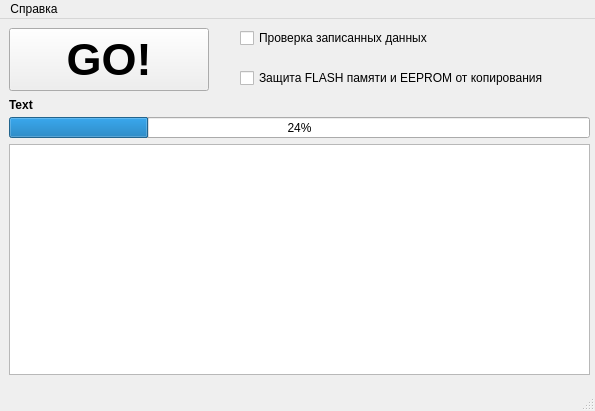
<?xml version="1.0" encoding="UTF-8"?>
<ui version="4.0">
 <class>MainWindow</class>
 <widget class="QMainWindow" name="MainWindow">
  <property name="geometry">
   <rect>
    <x>0</x>
    <y>0</y>
    <width>595</width>
    <height>411</height>
   </rect>
  </property>
  <property name="windowTitle">
   <string>MainWindow</string>
  </property>
  <widget class="QWidget" name="centralwidget">
   <widget class="QPushButton" name="pushButtonGO">
    <property name="geometry">
     <rect>
      <x>9</x>
      <y>9</y>
      <width>200</width>
      <height>63</height>
     </rect>
    </property>
    <property name="minimumSize">
     <size>
      <width>200</width>
      <height>0</height>
     </size>
    </property>
    <property name="maximumSize">
     <size>
      <width>200</width>
      <height>16777215</height>
     </size>
    </property>
    <property name="font">
     <font>
      <pointsize>34</pointsize>
      <weight>75</weight>
      <bold>true</bold>
     </font>
    </property>
    <property name="layoutDirection">
     <enum>Qt::LeftToRight</enum>
    </property>
    <property name="text">
     <string>GO!</string>
    </property>
   </widget>
   <widget class="QCheckBox" name="checkBoxDataCompare">
    <property name="geometry">
     <rect>
      <x>240</x>
      <y>10</y>
      <width>311</width>
      <height>18</height>
     </rect>
    </property>
    <property name="minimumSize">
     <size>
      <width>200</width>
      <height>0</height>
     </size>
    </property>
    <property name="text">
     <string>Проверка записанных данных</string>
    </property>
   </widget>
   <widget class="QLabel" name="labelConsole">
    <property name="geometry">
     <rect>
      <x>9</x>
      <y>78</y>
      <width>581</width>
      <height>16</height>
     </rect>
    </property>
    <property name="font">
     <font>
      <weight>75</weight>
      <bold>true</bold>
     </font>
    </property>
    <property name="text">
     <string>Text</string>
    </property>
   </widget>
   <widget class="QPlainTextEdit" name="plainTextEditConsole">
    <property name="geometry">
     <rect>
      <x>9</x>
      <y>125</y>
      <width>581</width>
      <height>231</height>
     </rect>
    </property>
   </widget>
   <widget class="QProgressBar" name="progressBar">
    <property name="geometry">
     <rect>
      <x>9</x>
      <y>98</y>
      <width>581</width>
      <height>21</height>
     </rect>
    </property>
    <property name="value">
     <number>24</number>
    </property>
   </widget>
   <widget class="QCheckBox" name="checkBoxLockChip">
    <property name="geometry">
     <rect>
      <x>240</x>
      <y>50</y>
      <width>311</width>
      <height>18</height>
     </rect>
    </property>
    <property name="minimumSize">
     <size>
      <width>200</width>
      <height>0</height>
     </size>
    </property>
    <property name="text">
     <string>Защита FLASH памяти и EEPROM от копирования</string>
    </property>
   </widget>
  </widget>
  <widget class="QMenuBar" name="menubar">
   <property name="geometry">
    <rect>
     <x>0</x>
     <y>0</y>
     <width>595</width>
     <height>22</height>
    </rect>
   </property>
   <widget class="QMenu" name="menu">
    <property name="title">
     <string>Справка</string>
    </property>
    <addaction name="actionHelp"/>
    <addaction name="separator"/>
    <addaction name="actionAbout"/>
   </widget>
   <addaction name="menu"/>
  </widget>
  <widget class="QStatusBar" name="statusbar"/>
  <action name="actionHelp">
   <property name="icon">
    <iconset resource="icons.qrc">
     <normaloff>:/pictures/help.png</normaloff>:/pictures/help.png</iconset>
   </property>
   <property name="text">
    <string>Помощь</string>
   </property>
  </action>
  <action name="actionAbout">
   <property name="text">
    <string>О программе</string>
   </property>
  </action>
 </widget>
 <resources>
  <include location="icons.qrc"/>
 </resources>
 <connections/>
</ui>
